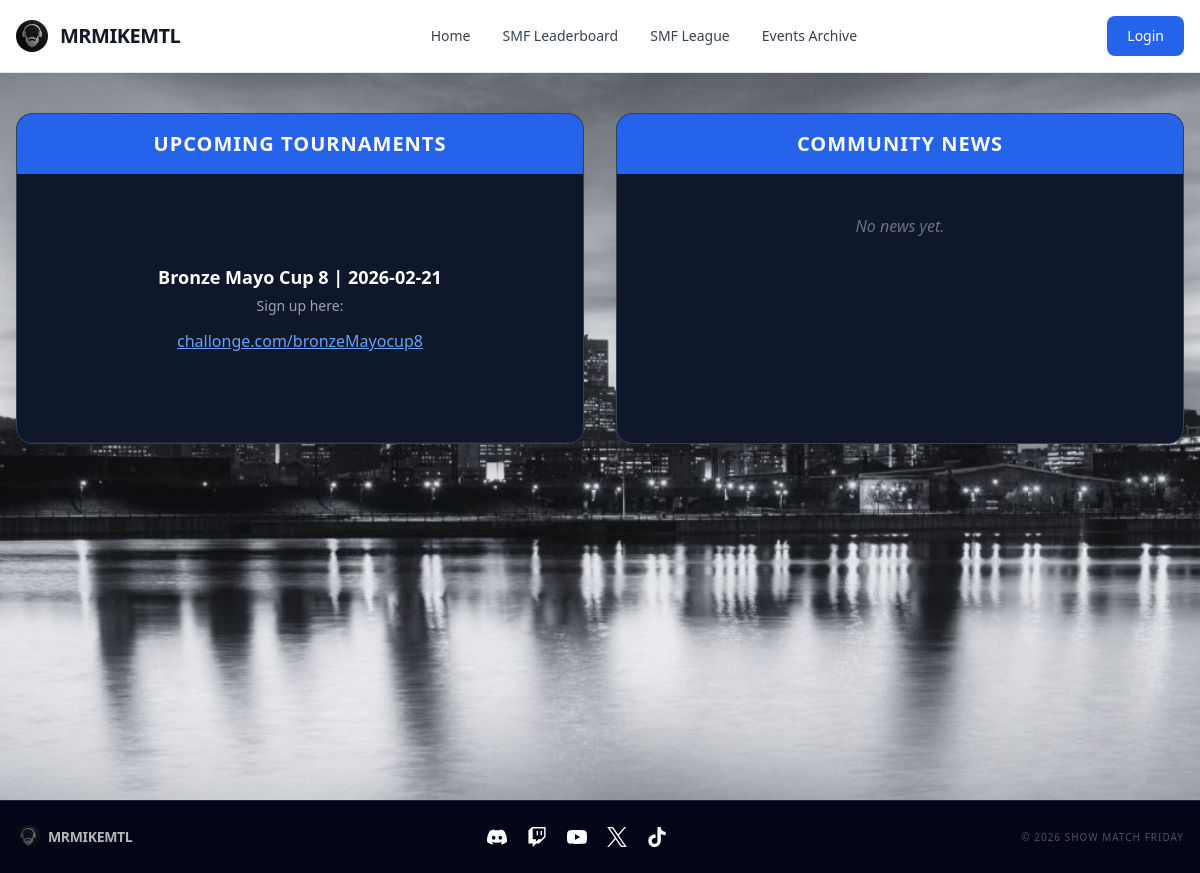
The page /index on the database as committed earlier.
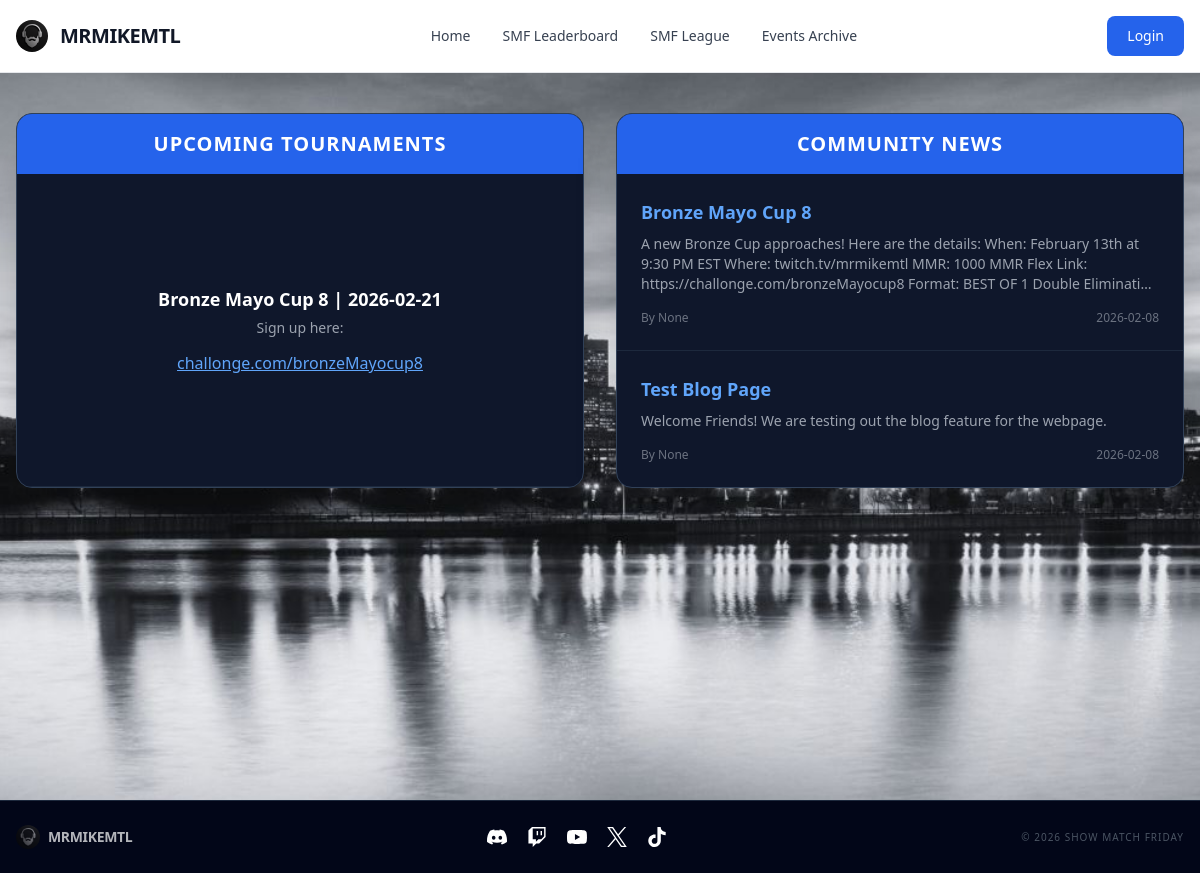
The same page on the database as committed later.
### tables this page shows
CREATE TABLE posts (id INTEGER PRIMARY KEY, title TEXT, content TEXT, author TEXT, date DATETIME DEFAULT CURRENT_TIMESTAMP);

### web/app.py (the view)
@app.route("/")
@app.route("/index")
def index():
    upcoming_tournaments = []
    try:
        with open("mrmikemtlsite/upcoming_tournaments.txt", "r") as upcoming_file:
            lines = upcoming_file.readlines()
            for i in lines:
                if i.strip() != "":
                    new_list = i.split("|")
                    tournament = []
                    string_1 = new_list[0] + "| "
                    string_2 = new_list[1]
                    string_3_list = new_list[2].split("https://")
                    string_3 = string_3_list[0]
                    string_4 = string_3_list[1] if len(string_3_list) > 1 else ""
                    tournament.extend([string_1, string_2, string_3, string_4])
                    upcoming_tournaments.append(tournament)
    except FileNotFoundError:
        pass
    while len(upcoming_tournaments) < 3:
        upcoming_tournaments.append(["", "", "", ""])
    posts = dbsession.execute(sqlalchemy.text("SELECT * FROM posts ORDER BY date DESC LIMIT 5")).all()
    return render_template("index.html", upcoming_tournaments=upcoming_tournaments, posts=posts)

### web/templates/index.html (shortened to what this page needs)
{% extends "base.html" %}
{% block content %}
<div class="flex flex-col lg:flex-row gap-8 items-stretch justify-center">
    <div class="flex-1 flex flex-col bg-slate-900 border border-slate-700 rounded-2xl shadow-2xl overflow-hidden">
        <h3 class="text-xl font-bold text-white text-center py-4 bg-blue-600 uppercase tracking-wider">
            Upcoming Tournaments
        </h3>
        <div class="flex-grow divide-y divide-slate-800">
            {% for tournament in upcoming_tournaments %}
                {% if loop.index < 4 %}
                <div class="p-6 text-center hover:bg-slate-800 transition-colors h-full flex flex-col justify-center">
                    <p class="text-white font-semibold text-lg mb-1">
                        {{ tournament[0] }}{{ tournament[1] }}
                    </p>
                    <p class="text-gray-400 text-sm mb-3 leading-relaxed">{{ tournament[2] }}</p>
                    <a href="{{ 'https://' + tournament[3] }}" class="text-blue-400 hover:text-blue-300 font-medium underline break-all">
                        {{ tournament[3] }}
                    </a>
                </div>
                {% endif %}
            {% endfor %}
        </div>
    </div>
    <div class="flex-1 flex flex-col bg-slate-900 border border-slate-700 rounded-2xl shadow-2xl overflow-hidden">
    <h3 class="text-xl font-bold text-white text-center py-4 bg-blue-600 uppercase tracking-wider">
        Community News
    </h3>
    <div class="flex-grow divide-y divide-slate-800">
        {% for post in posts %}
        <div class="p-6">
            <h4 class="text-blue-400 font-bold text-lg"><a href="/news?post={{ post.title }}">{{ post.title }}</a></h4>
            <p class="text-gray-400 text-sm mt-2 line-clamp-3">{{ post.content }}</p>
            <div class="mt-4 flex justify-between items-center text-xs text-gray-500">
                <span>By {{ post.author }}</span>
                <span>{{ post.date[:10] }}</span>
            </div>
        </div>
        {% else %}
        <div class="p-10 text-center text-gray-500 italic">No news yet.</div>
        {% endfor %}
    </div>
</div>
</div>
{% endblock %}

### web/templates/base.html (shortened to what this page needs)
<!DOCTYPE html>
<html lang="en">
<head>
    <link rel="stylesheet" href="{{url_for('static',filename='dist/output.css')}}">
</head>
<body class="bg-gray-900">
    <nav class="bg-white border-b border-gray-200 px-4 py-2.5">
        <div class="container flex flex-wrap items-center justify-between mx-auto max-w-7xl">
            <a href="/" class="flex items-center">
                <img src="../static/dist/beard_logo.jpg" class="h-8 mr-3 rounded-full">
                <span class="self-center text-xl font-bold tracking-tight text-gray-900">MRMIKEMTL</span>
            </a>
            <div class="flex md:order-2 items-center">
                {% if current_user.is_authenticated %}
                    <div class="flex items-center gap-4 mr-4">
                        <span class="text-blue-600 font-bold hidden sm:block">
                            Welcome, {{ current_user.username }}
                        </span>
                        <a href="{{ url_for('logout') }}"
                        class="text-white bg-red-600 hover:bg-red-700 font-medium rounded-lg text-sm px-5 py-2.5 transition-colors">
                            Logout
                        </a>
                    </div>
                {% else %}
                    <a href="{{ url_for('login') }}"
                    class="text-white bg-blue-600 hover:bg-blue-700 font-medium rounded-lg text-sm px-5 py-2.5">
                        Login
                    </a>
                {% endif %}
            </div>
            <div class="items-center justify-between hidden w-full md:flex md:w-auto md:order-1" id="navbar-cta">
                <ul class="flex flex-col p-4 mt-4 border border-gray-100 rounded-lg md:flex-row md:space-x-8 md:mt-0 md:text-sm md:font-medium md:border-0">
                    <li><a href="/" class="block py-2 px-3 {% if request.path == '/' %}text-blue-600 font-bold{% else %}text-gray-700 hover:text-blue-600{% endif %} md:p-0">Home</a></li>
                    <li><a href="/leaderboard" class="block py-2 px-3 {% if request.path == '/leaderboard' %}text-blue-600 font-bold{% else %}text-gray-700 hover:text-blue-600{% endif %} md:p-0">SMF Leaderboard</a></li>
                    <li><a href="/smf_league" class="block py-2 px-3 {% if request.path == '/smf_league' %}text-blue-600 font-bold{% else %}text-gray-700 hover:text-blue-600{% endif %} md:p-0">SMF League</a></li>
                    <li><a href="/events" class="block py-2 px-3 {% if request.path == '/events' %}text-blue-600 font-bold{% else %}text-gray-700 hover:text-blue-600{% endif %} md:p-0">Events Archive</a></li>
                </ul>
            </div>
        </div>
    </nav>
    <div class="bg-slate-950 bg-[url('cityscape.jpg')] bg-cover bg-fixed bg-center min-h-screen w-full flex flex-col items-center pt-10">
    <div class="w-full max-w-7xl px-4 mb-auto"> {% block content %}{% endblock %}
    </div>
    <footer class="w-full bg-slate-950 border-t border-slate-800 py-6 mt-12">
            <div class="max-w-7xl mx-auto px-4 flex flex-col md:flex-row justify-between items-center gap-4">
                <div class="flex items-center opacity-70">
                    <img src="../static/dist/beard_logo.jpg" class="h-6 mr-2 rounded-full">
                    <span class="text-sm font-bold text-white uppercase tracking-tight">MRMIKEMTL</span>
                </div>
                <div class="flex gap-5">
                    <a href="https://discord.gg/uxWJRgnDt5" class="hover:scale-110 transition-transform"><img src="../static/dist/discord.svg" class="h-5 w-5 invert"></a>
                    <a href="https://www.twitch.tv/mrmikemtl" class="hover:scale-110 transition-transform"><img src="../static/dist/twitch.svg" class="h-5 w-5 invert"></a>
                    <a href="https://www.youtube.com/@mrmikemtl" class="hover:scale-110 transition-transform"><img src="../static/dist/youtube.svg" class="h-5 w-5 invert"></a>
                    <a href="https://x.com/mrmikeMTL" class="hover:scale-110 transition-transform"><img src="../static/dist/x.svg" class="h-5 w-5 invert"></a>
                    <a href="https://www.tiktok.com/@showmatchfriday" class="hover:scale-110 transition-transform"><img src="../static/dist/tiktok.svg" class="h-5 w-5 invert"></a>
                </div>
                <p class="text-gray-600 text-[10px] uppercase tracking-widest">© 2026 Show Match Friday</p>
            </div>
        </footer>
    </div>
</body>
</html>

Rows that differ between the two databases and show on the page:
added posts: title "Bronze Mayo Cup 8", content "A new Bronze Cup approaches! Here are the details: When: February 13th at 9:30 PM EST Where: twitch.tv/mrmikemtl MMR: 1000 MMR Flex Link: https://challonge.com/bronzeMayocup8 Format: BEST OF 1 Double…", author "None", date "2026-02-08"
added posts: title "Test Blog Page", content "Welcome Friends! We are testing out the blog feature for the webpage.", author "None", date "2026-02-08"
Other text that changed with them:
text no longer shown: "No news yet."
